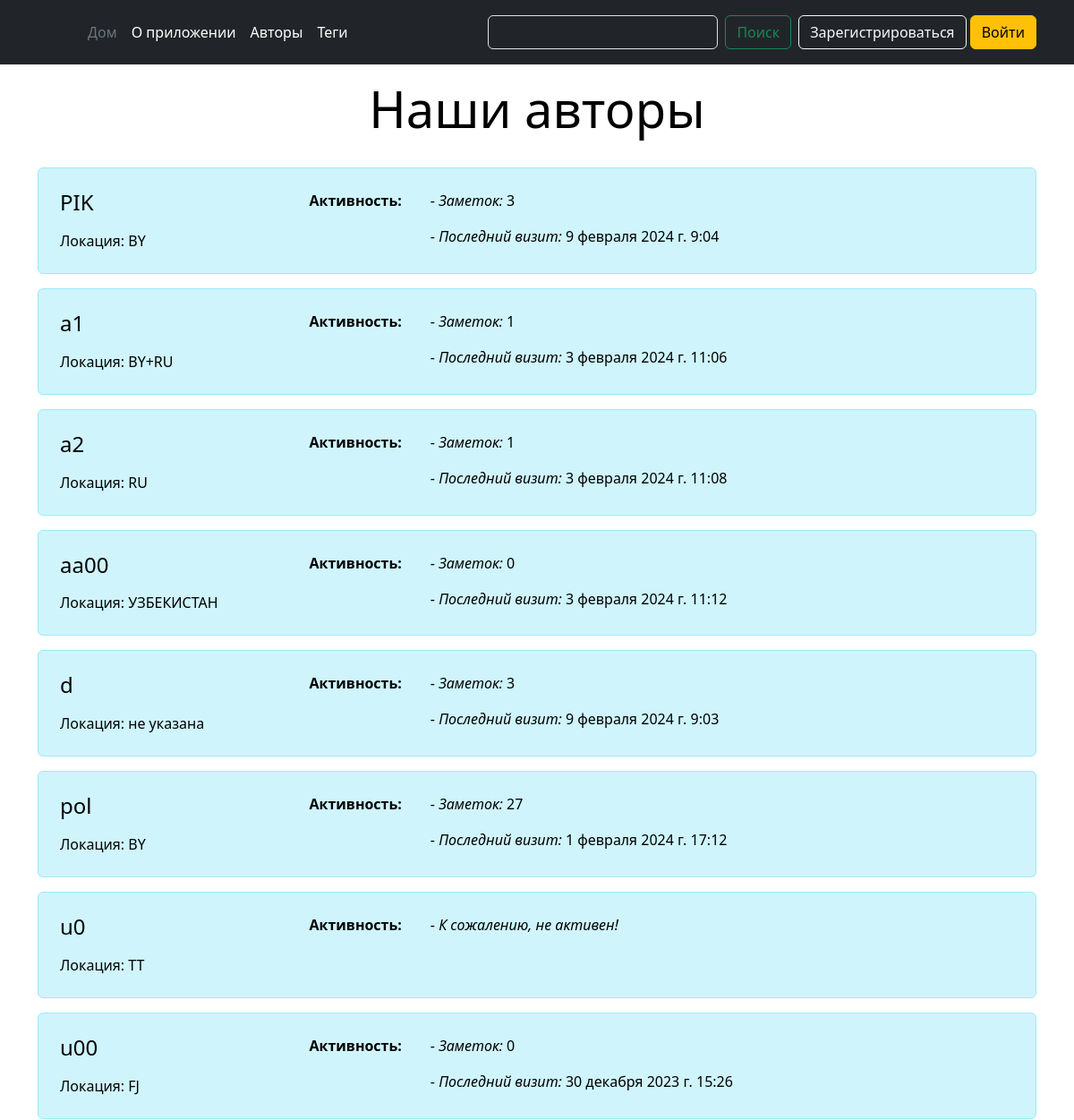
The page /user/users (upper part) on the database as committed earlier.
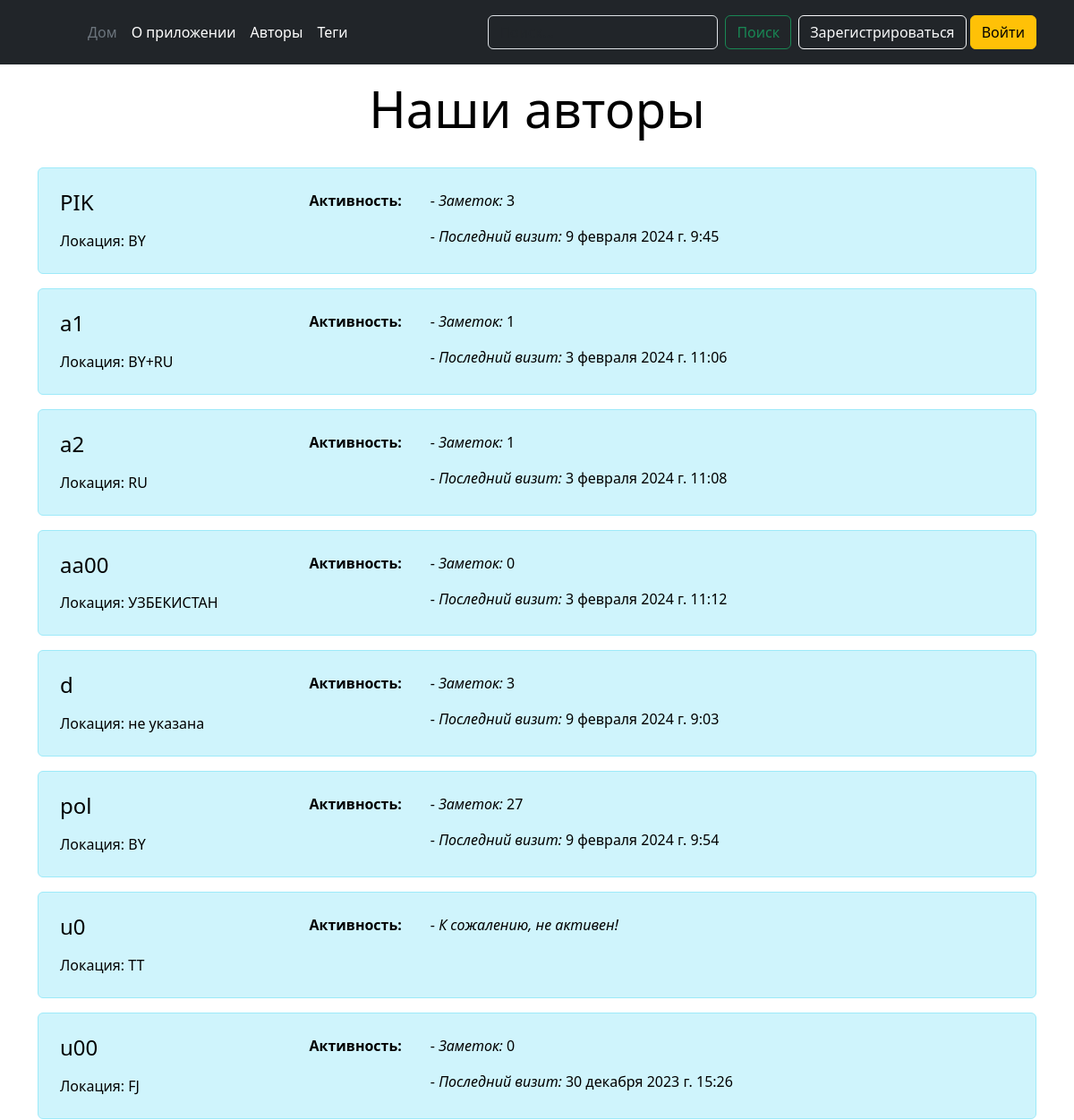
The same page on the database as committed later.
### user/models.py (models this page shows)
class User(AbstractUser):
    phone = models.CharField(max_length=11, null=True, blank=True)
    country = models.CharField(max_length=20, null=True, blank=True)
    class Meta:
        db_table = "users"

### user/views.py (the view)
# urls.py: path('users', views.show_user_view, name='all_users'),
def show_user_view(request):
    all_users = (User.objects.annotate(notes_num=Count('note__user'))
          .values("username", "last_login", "country", "notes_num")
          .order_by('username'))
    context: dict = {
        "users": all_users,
    }
    return render(request, "user/users.html", context)

### user/templates/user/users.html (shortened to what this page needs)
{% extends 'base.html' %}
{% block content %}
  <div class='container'>
    <div class="pricing-header p-3 pb-md-4 mx-auto text-center">
      <h1 class="display-4 fw-normal text-body-emphasis">Наши авторы</h1>
    </div>
    {% if users|length > 0 %}
      {% for user in users %}
        <div class="alert alert-info">
          <ul class="nav col-12 col-lg-auto me-lg-auto mb-2 mb-md-0">
            <li class="col-lg-3">
              <h4 class="mb-0"><a class="nav-link px-2 link-body-emphasis">{{ user.username }}</a></h4>
              {% if user.country %}
                <a class="nav-link px-2 link-body-emphasis">Локация: {{ user.country.upper }}</a>
              {% else %}
                <a class="nav-link px-2 link-body-emphasis">Локация: не указана</a>
              {% endif %}
            </li>
            <li>
              <a class="nav-link link-body-emphasis"><b>Активность:</b></a>
            </li>
            <li>
              {% if user.last_login %}
                <a class="nav-link link-body-emphasis" href="{% url 'user_notes' user.username %}"><p class="col-md-auto mb-0">- <i>Заметок:</i> {{ user.notes_num }}</p></a>
                <a class="nav-link link-body-emphasis"><p class="col-md-auto mb-0">- <i>Последний визит:</i> {{ user.last_login }}</p></a>
              {% else %}
                <a class="nav-link link-body-emphasis"><p class="col-md-auto mb-0">- <i>К сожалению, не активен!</i></p></a>
              {% endif %}
            </li>
          </ul>
        </div>
      {% endfor %}
    {% else %}
      <p>У нас пока нет пользователей. Вы можете стать первым.</p>
    {% endif %}
  </div>
{% endblock %}

### templates/base.html (shortened to what this page needs)
<!doctype html>
<html lang="ru">
<head>
    <link rel="stylesheet" href="https://cdn.jsdelivr.net/npm/bootstrap@5.3.2/dist/css/bootstrap.min.css">
</head>
<body>
    <div>
        {% include 'menu.html' %}
    </div>
    <div>
        {% block content %}{% endblock %}
    </div>
</body>
</html>

### templates/menu.html
{% if user.is_authenticated %}
  <header class="p-3 mb-3 border-bottom">
    <div class="container">
      <div class="d-flex flex-wrap align-items-center justify-content-center justify-content-lg-start">
        <a href="/" class="d-flex align-items-center mb-2 mb-lg-0 link-body-emphasis text-decoration-none">
          <svg class="bi me-2" width="40" height="32" role="img" aria-label="Бутстрап"><use xlink:href="#bootstrap"></use></svg>
        </a>
        <ul class="nav col-12 col-lg-auto me-lg-auto mb-2 justify-content-center mb-md-0">
          <li><a href="{% url 'home' %}" class="nav-link px-2 link-secondary">Дом</a></li>
          <li><a href="{% url 'about' %}" class="nav-link px-2 link-body-emphasis">О приложении</a></li>
          <li><a href="{% url 'all_users' %}" class="nav-link px-2 link-body-emphasis">Авторы</a></li>
          <li><a href="{% url 'all_tags' %}" class="nav-link px-2 link-body-emphasis">Теги</a></li>
        </ul>
        <form class="d-flex" role="search" action="{% url 'filter-notes' %}">
          <input name="search" value="{{ search_value_form }}"
                 class="form-control me-2" type="search" placeholder="Поиск..." aria-label="Поиск">
          <button class="btn btn-outline-success me-2" type="submit">Поиск</button>
        </form>
        <div class="d-flex gap-2 justify-content-center me-2">
          <span class="badge d-flex align-items-center p-1 pe-2 text-primary-emphasis bg-primary-subtle border border-primary-subtle rounded-pill">
            <img class="rounded-circle me-1" width="24" height="24" src="https://github.com/mdo.png" alt="">{{ user }}
          </span>
        </div>
        <div class="text-end">
          <a class="btn btn btn-light me-2" href="{% url 'profile-view' user %}" role="button">Мой профиль</a>
        </div>
        <div class="text-end">
          <a class="btn btn-info me-2" href="{% url 'your_notes' user %}" role="button">Мои заметки</a>
        </div>
        <form action="{% url 'logout' %}" method="post">
          {% csrf_token %}
          <button class="btn btn-warning" type="submit">Выйти</button>
        </form>
      </div>
    </div>
  </header>
{% else %}
  <header class="p-3 text-bg-dark">
    <div class="container">
      <div class="d-flex flex-wrap align-items-center justify-content-center justify-content-lg-start">
        <a href="/" class="d-flex align-items-center mb-2 mb-lg-0 text-white text-decoration-none">
          <svg class="bi me-2" width="40" height="32" role="img" aria-label="Бутстрап"><use xlink:href="#bootstrap"></use></svg>
        </a>
        <ul class="nav col-12 col-lg-auto me-lg-auto mb-2 justify-content-center mb-md-0">
          <li><a href="{% url 'home' %}" class="nav-link px-2 text-secondary">Дом</a></li>
          <li><a href="{% url 'about' %}" class="nav-link px-2 text-white">О приложении</a></li>
          <li><a href="{% url 'all_users' %}" class="nav-link px-2 text-white">Авторы</a></li>
          <li><a href="{% url 'all_tags' %}" class="nav-link px-2 text-white">Теги</a></li>
        </ul>
        <form class="d-flex" role="search" action="{% url 'filter-notes' %}">
          <input name="search" value="{{ search_value_form }}"
                 class="form-control me-2 text-bg-dark" type="search" placeholder="Поиск..." aria-label="Поиск">
          <button class="btn btn-outline-success me-2" type="submit">Поиск</button>
        </form>
        <div class="text-end">
          <a class="btn btn-outline-light" href="{% url 'register' %}" role="button">Зарегистрироваться</a>
          <a class="btn btn-warning" href="{% url 'login' %}" role="button">Войти</a>
        </div>
      </div>
    </div>
  </header>
{% endif %}

Rows that differ between the two databases and show on the page:
changed User (number 1 of 6 on the later page): last_login "9 февраля 2024 г. 9:04" → "9 февраля 2024 г. 9:45"
changed User (number 5 of 6 on the later page): last_login "1 февраля 2024 г. 17:12" → "9 февраля 2024 г. 9:54"
